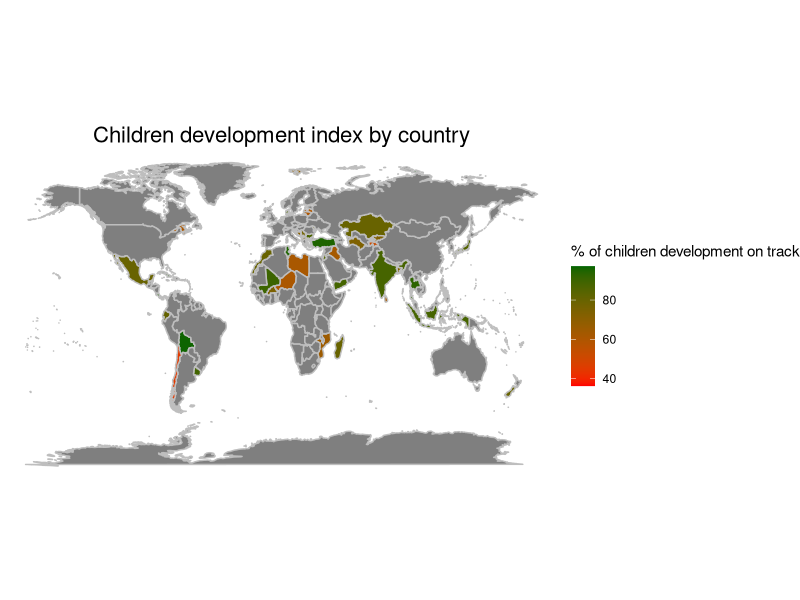
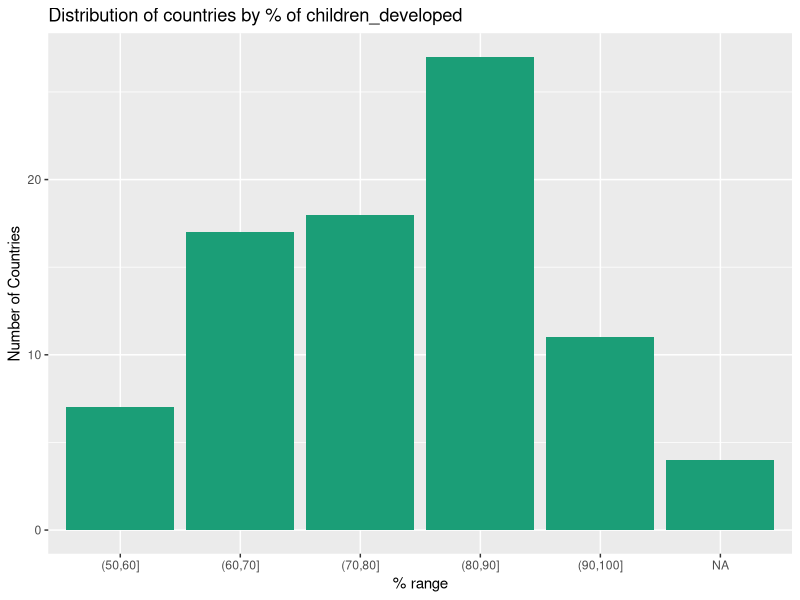
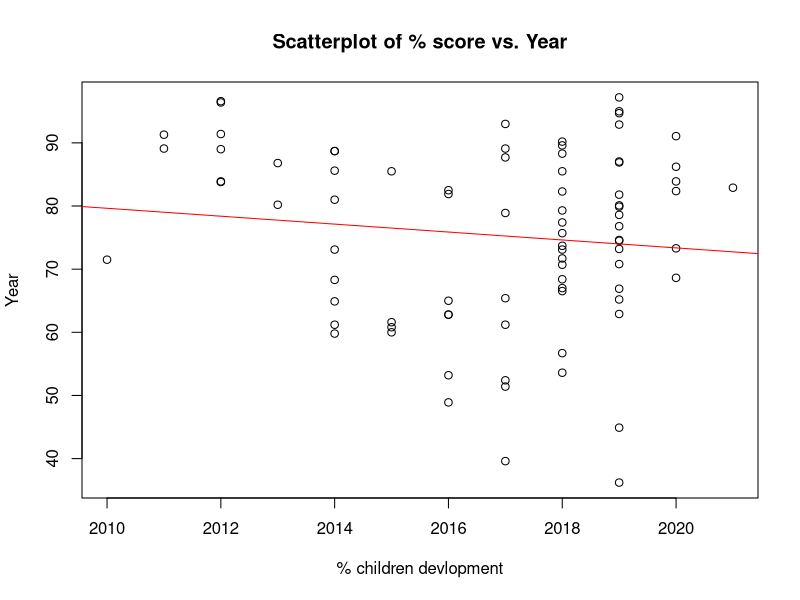
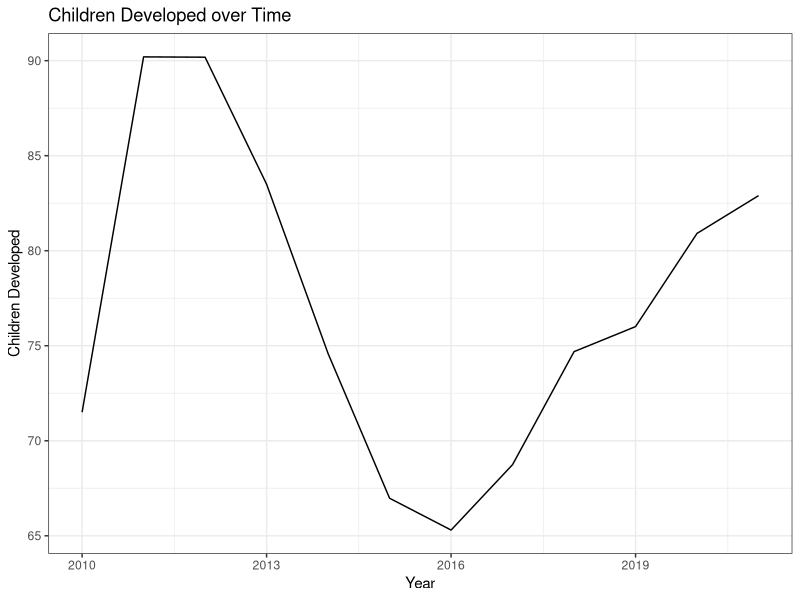

The R source for these figures, in order:

#########################################################################################################################################################
#----Loading libraries----#
#########################################################################################################################################################

#Load libraries
library(readxl)
library(dplyr)
library(readr)
library(tidyverse)
library(lmtest)

#########################################################################################################################################################
#----Data import----#
#########################################################################################################################################################

#import USD-INR exchange rate data 
unicef_data1 <- read_csv("unicef_indicator_1.csv")
unicef_data2 <- read_csv("unicef_indicator_2.csv")
View(unicef_data1)
View(unicef_data2)

#########################################################################################################################################################
#----Data Preparation----#
#########################################################################################################################################################

head(unicef_data1)
head(unicef_data2)

# Choosing total %  in sex to compare between countries
unicef_data1_total <- unicef_data1 %>% filter(sex == "Total")

#number of countries in given range of children_developed
country_counts <- unicef_data1_total %>%
  mutate(score_group = cut(Children_developed, breaks = c(50, 60, 70, 80, 90, 100))) %>%
  group_by(score_group) %>%
  summarize(count = n())

#average index across years
df_avg <- unicef_data1_total %>% group_by(Year) %>% summarize(avg_children_dev = mean(Children_developed))



#########################################################################################################################################################
#----Data Visualization----#
#########################################################################################################################################################

# 1. World Map
library(maps)
library(ggplot2)

world_map <- map_data("world")

# Merge data with world map data
merged_data <- merge(world_map, unicef_data1_total, by.x = "region", by.y = "country", all.x = TRUE)
head(merged_data)

# Create the plot
ggplot(data = merged_data, aes(x = long, y = lat, fill = merged_data$Children_developed)) +
  geom_polygon(data = world_map, aes(x = long, y = lat, group = group), color = "gray") +
  coord_fixed(1.3) +
  theme_void() +
  scale_fill_gradient(name = "% of children development on track",
                      low = "red", high = "#006400") +
  labs(title = "Children development index by country") +
  theme(plot.title = element_text(hjust = 0.5, size = 16))


# 2. Bar chart

# create the bar chart
ggplot(country_counts, aes(x = score_group, y = count)) +
  geom_bar(stat = "identity", fill = "#1B9E77") +
  labs(x = "% range", y = "Number of Countries", title = "Distribution of countries by % of children_developed")



# 3. Scatter plot

# Create the scatter plot with a linear regression line
plot(Children_developed ~ Year, data = unicef_data1_total, main = "Scatterplot of % score vs. Year",
     xlab = "% children devlopment", ylab = "Year")
abline(lm(Children_developed ~ Year, data = unicef_data1_total), col = "red")


# 4. Time series chart

# Create the plot
ggplot(df_avg, aes(x = Year, y = avg_children_dev)) +
  geom_line() +
  labs(title = "Children Developed over Time",
       x = "Year",
       y = "Children Developed") +
  theme_bw()



